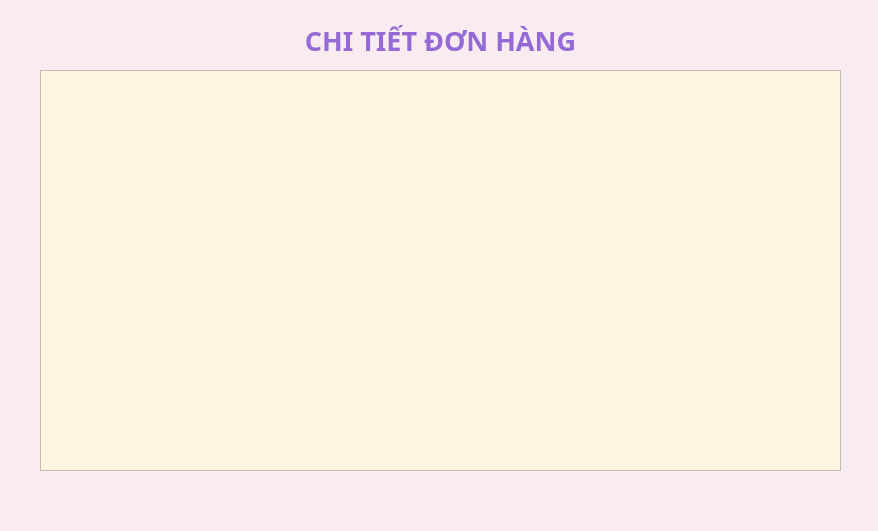
<?xml version="1.0" encoding="UTF-8"?>
<ui version="4.0">
 <class>Form</class>
 <widget class="QWidget" name="Form">
  <property name="geometry">
   <rect>
    <x>0</x>
    <y>0</y>
    <width>878</width>
    <height>531</height>
   </rect>
  </property>
  <property name="windowTitle">
   <string>Form</string>
  </property>
  <property name="styleSheet">
   <string notr="true">background-color:rgb(248, 236, 240);</string>
  </property>
  <widget class="QTableView" name="tb_CTDH">
   <property name="geometry">
    <rect>
     <x>40</x>
     <y>70</y>
     <width>801</width>
     <height>401</height>
    </rect>
   </property>
   <property name="styleSheet">
    <string notr="true">
    QTableView {
        background-color: #FFF5E1;  /* Màu nền */
        alternate-background-color: #FFDAB9;  /* Màu xen kẽ */
        gridline-color: #8B0000;  /* Màu đường kẻ */
        color: #000;  /* Màu chữ */
    }
    QHeaderView::section {
        background-color: #FF7F50;  /* Màu tiêu đề */
        color: white;
        font-weight: bold;
        padding: 5px;
    }</string>
   </property>
   <property name="editTriggers">
    <set>QAbstractItemView::NoEditTriggers</set>
   </property>
   <property name="alternatingRowColors">
    <bool>true</bool>
   </property>
   <property name="selectionMode">
    <enum>QAbstractItemView::MultiSelection</enum>
   </property>
   <property name="selectionBehavior">
    <enum>QAbstractItemView::SelectItems</enum>
   </property>
  </widget>
  <widget class="QLabel" name="labelTitle">
   <property name="geometry">
    <rect>
     <x>220</x>
     <y>20</y>
     <width>441</width>
     <height>41</height>
    </rect>
   </property>
   <property name="font">
    <font>
     <family>Arial Black</family>
     <pointsize>20</pointsize>
     <weight>75</weight>
     <bold>true</bold>
    </font>
   </property>
   <property name="styleSheet">
    <string>color: rgb(149, 106, 214);</string>
   </property>
   <property name="text">
    <string>CHI TIẾT ĐƠN HÀNG</string>
   </property>
   <property name="alignment">
    <set>Qt::AlignCenter</set>
   </property>
  </widget>
 </widget>
 <resources/>
 <connections/>
</ui>
